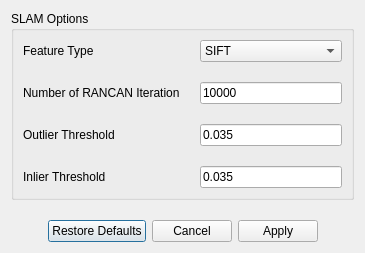
<?xml version="1.0" encoding="UTF-8"?>
<ui version="4.0">
 <class>OneByOne_FrameTrackingMethodDialog</class>
 <widget class="QDialog" name="OneByOne_FrameTrackingMethodDialog">
  <property name="windowModality">
   <enum>Qt::NonModal</enum>
  </property>
  <property name="geometry">
   <rect>
    <x>0</x>
    <y>0</y>
    <width>365</width>
    <height>215</height>
   </rect>
  </property>
  <property name="windowTitle">
   <string>One By One Tracking Parameters</string>
  </property>
  <property name="modal">
   <bool>true</bool>
  </property>
  <layout class="QVBoxLayout" name="verticalLayout">
   <property name="spacing">
    <number>20</number>
   </property>
   <item>
    <widget class="QGroupBox" name="groupBox">
     <property name="sizePolicy">
      <sizepolicy hsizetype="MinimumExpanding" vsizetype="Fixed">
       <horstretch>0</horstretch>
       <verstretch>0</verstretch>
      </sizepolicy>
     </property>
     <property name="title">
      <string>SLAM Options</string>
     </property>
     <layout class="QHBoxLayout" name="horizontalLayout">
      <property name="spacing">
       <number>20</number>
      </property>
      <item>
       <layout class="QFormLayout" name="formLayout">
        <property name="labelAlignment">
         <set>Qt::AlignLeading|Qt::AlignLeft|Qt::AlignVCenter</set>
        </property>
        <item row="0" column="0">
         <widget class="QLabel" name="label_4">
          <property name="text">
           <string>Feature Type</string>
          </property>
         </widget>
        </item>
        <item row="0" column="1">
         <widget class="QComboBox" name="ComboBox_FeatureType">
          <item>
           <property name="text">
            <string>SIFT</string>
           </property>
          </item>
         </widget>
        </item>
        <item row="1" column="0">
         <widget class="QLabel" name="label">
          <property name="text">
           <string>Number of RANCAN Iteration</string>
          </property>
         </widget>
        </item>
        <item row="1" column="1">
         <widget class="QLineEdit" name="LineEdit_NumRansacIteration">
          <property name="text">
           <string>10000</string>
          </property>
         </widget>
        </item>
        <item row="2" column="0">
         <widget class="QLabel" name="label_2">
          <property name="text">
           <string>Outlier Threshold</string>
          </property>
         </widget>
        </item>
        <item row="2" column="1">
         <widget class="QLineEdit" name="LineEdit_OutlierThreshold">
          <property name="text">
           <string>0.035</string>
          </property>
         </widget>
        </item>
        <item row="3" column="0">
         <widget class="QLabel" name="label_3">
          <property name="text">
           <string>Inlier Threshold</string>
          </property>
         </widget>
        </item>
        <item row="3" column="1">
         <widget class="QLineEdit" name="LineEdit_InlierThreshold">
          <property name="text">
           <string>0.035</string>
          </property>
         </widget>
        </item>
       </layout>
      </item>
     </layout>
    </widget>
   </item>
   <item>
    <widget class="QDialogButtonBox" name="ButtonBox_ResultButtons">
     <property name="orientation">
      <enum>Qt::Horizontal</enum>
     </property>
     <property name="standardButtons">
      <set>QDialogButtonBox::Apply|QDialogButtonBox::Cancel|QDialogButtonBox::RestoreDefaults</set>
     </property>
     <property name="centerButtons">
      <bool>true</bool>
     </property>
    </widget>
   </item>
  </layout>
 </widget>
 <resources/>
 <connections>
  <connection>
   <sender>ButtonBox_ResultButtons</sender>
   <signal>accepted()</signal>
   <receiver>OneByOne_FrameTrackingMethodDialog</receiver>
   <slot>accept()</slot>
   <hints>
    <hint type="sourcelabel">
     <x>248</x>
     <y>254</y>
    </hint>
    <hint type="destinationlabel">
     <x>157</x>
     <y>274</y>
    </hint>
   </hints>
  </connection>
  <connection>
   <sender>ButtonBox_ResultButtons</sender>
   <signal>rejected()</signal>
   <receiver>OneByOne_FrameTrackingMethodDialog</receiver>
   <slot>reject()</slot>
   <hints>
    <hint type="sourcelabel">
     <x>316</x>
     <y>260</y>
    </hint>
    <hint type="destinationlabel">
     <x>286</x>
     <y>274</y>
    </hint>
   </hints>
  </connection>
 </connections>
</ui>
